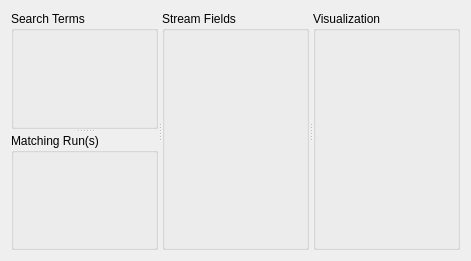
<?xml version="1.0" encoding="UTF-8"?>
<ui version="4.0">
 <class>Form</class>
 <widget class="QWidget" name="Form">
  <property name="geometry">
   <rect>
    <x>0</x>
    <y>0</y>
    <width>471</width>
    <height>261</height>
   </rect>
  </property>
  <property name="windowTitle">
   <string>Form</string>
  </property>
  <layout class="QVBoxLayout" name="verticalLayout">
   <item>
    <widget class="QSplitter" name="hsplitter">
     <property name="orientation">
      <enum>Qt::Horizontal</enum>
     </property>
     <property name="opaqueResize">
      <bool>false</bool>
     </property>
     <widget class="QSplitter" name="vsplitter">
      <property name="orientation">
       <enum>Qt::Vertical</enum>
      </property>
      <property name="opaqueResize">
       <bool>false</bool>
      </property>
      <widget class="QGroupBox" name="filter_groupbox">
       <property name="title">
        <string>Search Terms</string>
       </property>
       <layout class="QHBoxLayout" name="horizontalLayout"/>
      </widget>
      <widget class="QGroupBox" name="runs_groupbox">
       <property name="title">
        <string>Matching Run(s)</string>
       </property>
       <layout class="QHBoxLayout" name="horizontalLayout_2"/>
      </widget>
     </widget>
     <widget class="QGroupBox" name="fields_groupbox">
      <property name="title">
       <string>Stream Fields</string>
      </property>
      <layout class="QVBoxLayout" name="verticalLayout_2"/>
     </widget>
     <widget class="QGroupBox" name="viz_groupbox">
      <property name="title">
       <string>Visualization</string>
      </property>
      <layout class="QHBoxLayout" name="horizontalLayout"/>
     </widget>
    </widget>
   </item>
  </layout>
 </widget>
 <resources/>
 <connections/>
</ui>
